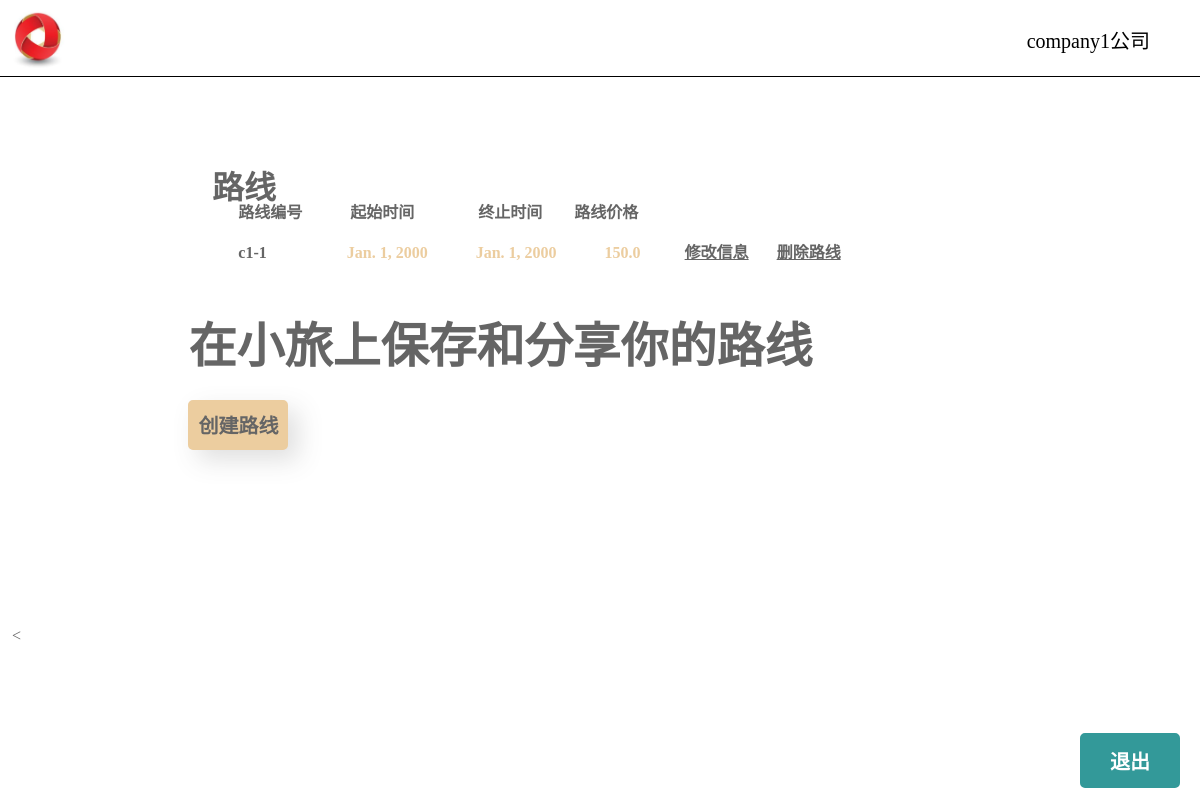
Screenshot of /route (signed in) with the database file from the repository.
### model/models.py (models this page shows, shortened)
class UserInfo(AbstractUser):
    is_tourist = models.BooleanField(default=False)
    is_company = models.BooleanField(default=False)
    is_adminis = models.BooleanField(default=False)
    realname = models.CharField(max_length=50, null=True)
    tel = models.CharField(max_length=11, null=True)
    class Meta(AbstractUser.Meta):
        pass

class Route(models.Model):
    company_name = models.CharField(max_length=150)
    route_num = models.CharField(max_length=20)
    stand_num = models.IntegerField(default=0)
    stand_1_name = models.CharField(max_length=100, null=True)
    date_1 = models.DateField(null=True)
    stand_2_name = models.CharField(max_length=100, null=True)
    date_2 = models.DateField(null=True)
    stand_3_name = models.CharField(max_length=100, null=True)
    date_3 = models.DateField(null=True)
    stand_4_name = models.CharField(max_length=100, null=True)
    date_4 = models.DateField(null=True)
    person_num = models.IntegerField(default=0)
    price = models.FloatField(default=0.0)
    end = models.DateField(null=True)

### model/views.py (the view)
# urls.py: url(r'^route$', views.route),
def route(request):
    company_name = request.user.username
    route_list = Route.objects.filter(company_name=company_name).order_by('route_num')
    return render(request, 'route.html',{'route_list': route_list})

### templates/route.html (shortened to what this page needs)
<!DOCTYPE html>
<html>
	<head>
		{% load staticfiles %}
		<link rel="stylesheet" href="{% static 'css/route.css' %}" type="text/css" />
	</head>
	<body>
		<div class = "topmoudle"style="margin:0;top:0;	width:100%;	height:9.5%;background-color:white;	opacity:1;border-bottom-style:solid;border-bottom-width:1px;z-index: 3;">
            {% load staticfiles %}
			<img src= "{% static "logo.jpg" %}"  alt="picture" align=left width="75" height="100%"/>
			{% if user.is_authenticated %}
			<form action="/logout" method="get">
				<p class=username style=" position:absolute;right:50px;top:5px;font-size:20px;font-weight:300;">{{ user.username }}公司</p>
				<button class=p3 id="exit"type="submit" onMouseOver='ChangeColor0()' onMouseout='RevertColor0()' style="position: fixed;background:#339999;border-radius:5px;cursor: pointer;border: 3px solid #339999;bottom:12px;right: 20px;width: 100px;height: 55px;font-size: 20px;font-weight: 600;color: white;z-index=1">退出</button>
			</form>
			{% endif %}
		</div>
		<div class = "middlemoudle">
			<div class="rectangle1">
				<p class="route">路线</p>
			</div>
			<div class="rectangle2">
                <div class="rectangle3">
				      <p style="color:black;text-align:left">
				     	路线编号&emsp;&emsp;&emsp;起始时间&emsp;&emsp;&emsp;&emsp;终止时间&emsp;&emsp;路线价格
				      </p>
				      {% for route in route_list %}
					   <p style="margin-top:30px;">
                           <a href="{% url 'route_detail' id=route.id %}" style="text-decoration:none; color:black">{{ route.route_num }}</a>{{ route.date_1 }}{{ route.end }}{{ route.price }}
                           {% if user.is_company == True %}
							<a href="{% url 'edit_route' id=route.id %}"style=" color:black;w"> 修改信息</a>&nbsp&nbsp&nbsp&nbsp&nbsp&nbsp
							<a href="{% url 'delete_route' id=route.id %}"style=" color:black"> 删除路线</a>
						{% endif %}
					   </p>
				        {% endfor %}
                </div>
                    <br><br>
                    <p style="font-size:300%;font-weight:700;color:black">在小旅上保存和分享你的路线</p>
				    <form action="/addroute" method="get">
					{% if user.is_company == True %}
						<input id="creat"onMouseOver='ChangeColor()' onMouseout='RevertColor()' class="input1"type="submit" value="创建路线" >
					{% endif %}
				    </form>
			</div>
		<div class = "buttommoudle"> </div>
	</body>
</html>

### static/css/route.css (style rules this page uses)
html { height:100%; }
body { margin: 0; height: 100%; background-color:white; }
.topmoudle { margin:0; top:0; width:100%; height:9.5%; background-color:white; opacity:1; border-bottom-style:solid; border-bottom-width:1px; z-index: 3; }
.middlemoudle { margin: 1% 1% 1% 1%; padding:0; height:75%; width:98%; background-color: white; border-color:white; opacity:0.6; z-index：2 }
.buttommoudle { margin-top:10%; height:10%; width:100%; background-color: white; opacity:1; z-index:0; }
.rectangle1 { padding-top:2%; background-color:white; height: 15%; width: 100%; color:white; height:10%; }
.route { padding-top:1.5%; height: 100%; width: 100%; font-size:200%; font-weight:700; color:black; text-align: left; text-indent:200px; }
.rectangle2 { margin-top:3%; margin-left:15%; font-weight:700; color:#E0AD61; line-height:10px; }
.rectangle3 { margin-top:3%; margin-left:5%; font-weight:700; color:#E0AD61; line-height:10px; }
.input1 { background:#E0AD61; border-radius:5px; cursor: pointer; box-shadow: 10px 10px 25px#ccc; border: 3px solid #E0AD61; top:50px; width: 100px; height: 50px; font-size: 20px; font-weight: 600; }

### rows the page displays
UserInfo: username "company1"
Route: route_num "c1-1", date_1 "Jan. 1, 2000", end "Jan. 1, 2000", price "150.0"
